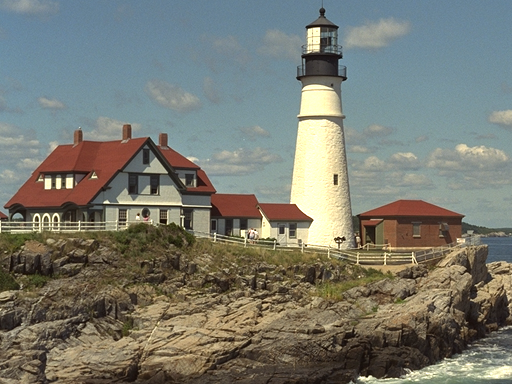
%> input picture SuperResolution/MultiFrameDeconv/I21.BMP, 512 x 384 px
$ octave Example.m   (GNU Octave 9; MATLAB toolbox functions it lacks are replaced by stand-ins)
%> lines starting %> are read from the running program, lines starting %| are printed output that depends on the picture
### SuperResolution/MultiFrameDeconv/MCRestoration.m
function [U H report] = MCRestoration(G,h,hstar)
% Multi-channel restoration.
% Input:
%  G: motion blurred image group;
%  h: blur kernel size;
%  hstar: latent PSFs;
%  U: deconvolved image;
%  H: deconvolved PSFs.

parameters;


srf = PAR.srf;

% number of input images
P = length(G);

% generate sensor PSF
if srf > 1
    [d is] = decmat(srf,[1 1],'o');
    spsf = full(unvec(d,is));
else
    spsf = [1];
end

% get the size (rectangular support) of blurs
if isempty(h)
    h = [3 3]; %default size of PSFs
end
if iscell(h)
  hsize = size(h{1});
else
  hsize = h;
end

if ~exist('hstar','var')
    hstar  = [];
end
if iscell(hstar)
    hstar = reshape(cell2mat(hstar),size(hstar{1},1),size(hstar{1},2),length(hstar));
end

% Perform gamma correction
if gamma_corr ~= 1
    G = gammaCorr(G,gamma_corr);
end

%%% Register G
%%% ***********************************************
% using phase correlation in small windows
if doRegistration
    disp('Registering...');
    [G] = registration(G,blocks);
    disp('Done.');
end

% normalize images
[G, norm_m, norm_v] = normimg(G);


H = cell(1,P);
%%% PSF estimation
%%% ***********************************************
if doPSFEstimation
disp('Estimating PSFs...');

L = MSlevels;
if (L<1)
    L = 1;
end
sr = [ maxROIsize(1)./(2.^(L-1:-1:0).'), maxROIsize(2)./(2.^(L-1:-1:0).')];

s = zeros(L,2);
s(1,:) = sr(1,:);
for i=2:L
    s(i,:) = 2*s(i-1,:) + 4;
end
% select ROI, on which PSF is calculated
ROI = cell(1,L);
hstarP = cell(1,L);

shift = [0 0];
ROI{L} = getROI(G,sr(L,:),shift);
if ~isempty(hstar)
    hstarP{L} = hstar;
end
for i = L-1:-1:1
    ROI{i} = imresize(ROI{i+1},0.5);
    if ~isempty(hstar)
        hstarP{i} = imresize(hstarP{i+1},0.5);
    end
end
% SR factor for downsampled images does not make sense, set it to one
% do SR if requested only on the finest scale
srf_list = ones(1,L); srf_list(L) = srf;
% initial PSF size and set them to delta functions
hsize = ceil(hsize/2^(L-1));
cen = (hsize+1)/2;
for i=1:P
    hi(:,:,i) = initblur(hsize,cen,[1 1]);
end
h = zeros([hsize P]);
% main loop
report.ms = cell(1,L);
for i = 1:L
    disp(['hsize: ',num2str(size(hi))]);
    PAR.srf = srf_list(i);
    if PAR.srf == 1
        PAR.spsf = [1];
    else
        PAR.spsf = spsf;
    end
    hi = P*hi/sum(hi(:));

    [h u report.ms{i}] = PSFestimaL(ROI{i},hi,PAR,hstarP{i});
    hi = imresize(h,2,'lanczos3');
end

hsize = [size(h,1),size(h,2)];
h = reshape(mat2cell(h,size(h,1),size(h,2),ones(1,P)),1,P);

disp('Done.');
end
% End of PSF estimation code

%%
% If no blurs are provided (h is empty or contains only the PSF size),
% then estimate the blurs as shifted delta functions
%
if ~iscell(h)
  disp(['Setting size of H to ',num2str(hsize(1)),'x',num2str(hsize(2))]);
  disp(['Initializing H to Dirac pulses at ...']);

  %% using optical flow with upwind scheme discretization
  for k = 1:P
     dcH(k,:) = srf*motionestuw(G{1},G{k});
  end
  if sum(ceil(max(dcH)-min(dcH)+1) > hsize)
    warning('BSR:warn','Positions out of bounds. Size of blurs is probably too small.');
    warning('BSR:warn',['Increasing the blur size to',num2str(ceil(max(dcH)-min(dcH)+1))]);
    hsize = ceil(max(dcH)-min(dcH)+1);
  end
  cc = (hsize+1)/2 - (max(dcH) + min(dcH))/2;
  dcH = (dcH+repmat(cc,P,1));
  disp(dcH);
  % dcH contains the translation vectors

  for k = 1:P
      % we should handle non-integer shifts correctly
      % initblur takes care of it
      H{k} = initblur(hsize,dcH(k,:),[1 1]);
  end
  % if blurs are provided impose PSF constraints
  % note: imposing constraint inside fftCGSRaL, not necessary here
else
  disp('Imposing constraints on H');
  H = hConstr(h);
  %H = h;
end


%% Run nonblind deconvolution
% augmented Lagrangian method
U = fftCGSRaL(G,H,PAR);

% denormalized th result
U = U*norm_v + norm_m;

% apply gamma
if gamma_corr ~= 1
    % just a precaution; get rid of negative values
    U(U<0) = 0;
    U = U.^(1/gamma_corr);
end

report.par = PAR;

end

% [6 lines left out: function gammaCorr, not called in this run]

function R = getROI(G,win,shift)
isize = size(G{1});
gsize = isize(1:2);
P = length(G);
if size(G{1},3) > 1
    cind = 2; %green channel
else
    cind = 1;
end
% if the window size is larger then the image size, set win=isize.
if sum((gsize-win)<0)
    win = gsize;
    shift = 0;
end
R = zeros([win,P]);
margin = floor((gsize-win)/2) + shift;
for p=1:length(G)
    R(:,:,p) = G{p}(margin(1)+(1:win(1)),margin(2)+(1:win(2)),cind);
end
end

% [5 lines left out: function crop, not called in this run]

### SuperResolution/MultiFrameDeconv/normimg.m
function [I m v] = normimg(G)

% Normalize images in G
%
% I = normimg(G)
%
% G ... cell array; input images
%
% normalize the input images so that mean is zero and variance is 1
%

I = cell(size(G));
%m = mean(vec([G{:}]));
m = zeros(1,length(G));
%v = zeros(1,length(G));
for i=1:numel(G)
  m(i) = mean(G{i}(:));
  I{i} = double(G{i}) - m(i);
end
v = sqrt(var(vec([I{:}])));
for i=1:numel(G)
  %v(i) = sqrt(var(I{i}(:)));
  I{i} = I{i}/v;
end
% get the index of the image with the smallest intensity
% and return its mean and variance, which can be used to
% do denormalization; this guarantees that the demormalized image will be
% always positive if input G was positive
minv = zeros(1,length(I));
for i=1:numel(I)
    minv(i) = min(I{i}(:));
end
i = find(minv == min(minv),1);
m = m(i);
%v = v(i);

### SuperResolution/MultiFrameDeconv/vec.m
function d = vec(image);
%
% Vectorize matrix "image"
%
% d = vec(image)
%

i = prod(size(image));
d = reshape(image,i,1);

### SuperResolution/MultiFrameDeconv/initblur.m
function [h] = initblur(s,d,hw)
%
% Calculate rectangular mask of size hw=[h w] shifted by vector d in
% a window of size s
%

if length(s) == 1
    s = [s s];
end
if length(hw) == 1
    hw = [hw hw];
end
sh = s;
center = [-0.5 -0.5]+d;
hr = diff(fpulse([0:sh(2)-1; 1:sh(2)],center(2),hw(2)));
if sum(hr) == 0
    if fpulse(1,center(2),hw(2)) > 0
        hr(1) = 1;
    else
        hr(end) = 1;
    end
end
hc = diff(fpulse([0:sh(1)-1; 1:sh(1)],center(1),hw(1))).';
if sum(hc) == 0
    if fpulse(1,center(1),hw(1)) > 0
        hc(1) = 1;
    else
        hc(end) = 1;
    end
end
h = hc*hr;
h = h/sum(h(:));
end

% evaluate the integral of the pulse fce
function y = fpulse(i,c,w)
y = zeros(size(i));
i = i-c;
mz = i >= 0;
mw = (i <= w/2) & (i > -w/2);
y(mw) = i(mw)/w;
y(mz & ~mw) = 0.5;
y(~mz & ~mw) = -0.5;
end

% evaluate the pulse function
% [6 lines left out: function pulse, not called in this run]

### SuperResolution/MultiFrameDeconv/asetupLnormPrior.m
function P = asetupLnormPrior(q,alpha,beta)

switch q
    case 1
        v_star = 0;
        u_star = alpha/beta;
    case 0
        v_star = sqrt(2*alpha/beta);
        u_star = sqrt(2*alpha/beta);
    otherwise % for 0<q<1
        leftmarker = fzero( @(v) -v+alpha/beta*v^(q-1)*(1-q)*q, [eps 10]);
        v_star = fzero( @(v) -0.5*v^2+alpha/beta*v^q*(1-q), [leftmarker 10]);
        u_star = v_star + alpha/beta*q*v_star^(q-1);

end
P.fh = @(x,nx) aLn(x,nx,u_star,u_star-v_star);


### SuperResolution/MultiFrameDeconv/fftLapR2matrix.m
function R = fftLapR2matrix(G, hsize, scale, DM)
%
%
% R = fftLapR2matrix(g, hsize, scale,DM)
%
% Create R matrix for the partial-data case according to
% Harikumar-Bresler's article in IEEE Trans. Image Proces. 8 (1999)
% with FFT to speed up the calculation and
% with upsampling extension if parameters DT, osize are specified.
%
% In addition Laplacian of G is used to construct R!!!.
%
% We use this matrix in the blur consistency regularization term.
%
% input:
% g ... cell array; blurred images (format: {image1, image2, ...} )
% hsize ... 1x2 vector; size of blurs [y,x]
% DT ... matrix; decimation matrix (optional)
% osize ... 1x2 vector; [y,x] output size of the decimation operation (optional);
%                   y*x = size(DT,1)
%
% output:
% R ... matrix R
%
% note: Construction of this matrix is described in Sroubek, Flusser,
% IEEE Trans. Image Proces. 12 (2003). (R = Z' * Z)

% % written by Filip Sroubek (C) 2006

P = size(G,3);
% if scaling defined perform upsampling
if nargin > 2 && scale > 1
    %FG = conj(repmat(fft2(G),[scale scale 1]));
    %FG = repmat(fft2(DM,size(FG,1),size(FG,2)),[1 1 P]).*FG;
    %margin = size(DM)-1;

    FG = conj(fft2(iminterp2(G,scale)));
    margin = [0 0];

    % [4 lines of commented-out code are left out]
else
    FG = conj(fft2(G));
    margin = [0 0];
end
FG = repmat(conj(fft2([0 0; 0 1],size(FG,1),size(FG,2))),[1 1 P]).*FG;
L = [0 -1 0; -1 4 -1; 0 -1 0]/4;
FL = repmat(fft2(L,size(FG,1),size(FG,2)),[1 1 P]);
FG = FG.*FL;
margin = margin+2;

G = real(ifft2(FG));
for i=1:P
    G(:,:,i) = fliplr(flipud(G(:,:,i)));
end
N = prod(hsize);

% construction of matrix R = Z'*Z
R = zeros(N*P);
for i = 1:P
%  i
  r = localr2matrix(i,i,hsize,margin,G,FG);
  for k = [1:i-1, i+1:P]
    R(N*(k-1)+1:N*k,N*(k-1)+1:N*k) = R(N*(k-1)+1:N*k,N*(k-1)+1:N*k) + r;
  end
  for j = i+1:P
%    j
    r = -localr2matrix(i,j,hsize,margin,G,FG);
    R(N*(i-1)+1:N*i,N*(j-1)+1:N*j) = r;
    R(N*(j-1)+1:N*j,N*(i-1)+1:N*i) = r.';
  end
end

if nargin > 2 && scale > 1
    %R = D.'*R*D;
end

end


% [28 lines left out: functions localr2matrix, gendecmat, not called in this run]

### SuperResolution/MultiFrameDeconv/parameters.m
%% Understading the parameters
% The algorithm runs in three steps: (1) registation, (2) PSFs (h) estimation and (3) final
% image (u) deconvolution
%
% Step (1) estimates parameters of an affine transform using the block-based phase
% correlation method.
%
% Step (2) is iterative (with maxiter iterations) and alternates between
% min_u and min_h. It uses only a central section of the input images (maxROIsize)
% and can be multiscale (MSlevels)
%
% min_u and min_h are iterative with maximum of maxiter_u and maxiter_h
% iterations or stop earlier if the relative change is less than ccreltol
%
% The optimization tasks min_u and min_h are:
% min_u gamma/2 | Hu - g |^2 + alpha_u*PHI(vx,vy) + beta_u/2*| Dx u - vx -
% ax|^2 + beta_u/2*|Dy u - vy - ay |^2
%
% min_h gamma/2 | Uh - g |^2 + lambda/2*(h^T R h) + alpha_h*PSI(w) +
% beta_h/2*| h - w - b |^2
%
% Note that gamma depends on noise: 10dB -> 1e1, 20dB -> 1e2, etc.
% However in step (2) I always set gamma=1e1 (or 1e2) and in step (3) (see below)
% I use the gamma corresponding to the noise level.
%
% Step (3) uses estimated PSFs in step (2) to perform deconvolution on
% the whole image. It performs min_u with parameters gamma_nonblind and
% beta_u_nonblind instead of gamma and beta_u.
%
% Note: You can try to replace in MCrestoration PSFestimaL with PSFestimaLnoRgrad
% function. A relatively slow calculation of matrix R will not be done and
% min_h will be much faster. It works well, but you must use multiscale
% approach and I also multiply gamma by 1.5 after each iteration in step (2).


%% registation parameters
% perform registration flag {0,1}
doRegistration = 0;
% the number of non-overlapping blocks used in registration
blocks = [6 6];
% gamma correction (if =1 no correction)
gamma_corr = 1; %2.2;

%% PSF estimation parameters
% perform PSF estimation flag {0,1}
doPSFEstimation = 1;
% size of the image central section, where PSF estimation will be calculated
maxROIsize = [256 256]; %[ 256 256 ];
% multiscale levels {1,2,..} (if =1 do not use hierachical approach)
MSlevels = 1;

%% parameters
PAR.verbose = 2; %{0 = no messages,1 = text messages,2 = text and graphs}

% common parameters to both PSF and image estimation
% data term weight gamma
PAR.gamma = 1e1;%1e1;
% which Lp norm to use
PAR.Lp = 1;
% Rel. tolerance uzed by CG minimizer
PAR.reltol = 1e-4;
% SR factor {1,2,3,...}
PAR.srf = 1;

% PSFs estimation
PAR.beta_h = 1e5*PAR.gamma;
PAR.alpha_h = 1;
% multichannel R weight lambda
PAR.lambda = 1e3*PAR.gamma; %%%%

% image estimation
PAR.beta_u = 1e-1*PAR.gamma;
PAR.alpha_u = 1;

% non-blind image estimation (final u-step)
% gamma_nonblind will be used at the end by the final u-step on
% the full image (optional)
PAR.gamma_nonblind = 1e3*PAR.gamma;
PAR.beta_u_nonblind = 1e-1*PAR.gamma_nonblind;


% number of iterations
PAR.maxiter_u = 10;
PAR.maxiter_h = 10;
PAR.maxiter = 10;
PAR.ccreltol = 1e-3;

### SuperResolution/MultiFrameDeconv/Example.m
% This is a simulated example showing how to run the algorithm described
% in paper "Deconvolving PSFs for A Better Motion Deblurring using
% Multiple Images", ECCV 2012.
% Authors: Xiang Zhu, Filip Sroubek, Peyman Milanfar
%
% Written by Filip Sroubek and Xiang Zhu.
% All rights reserved.

% Load latent image and PSFs.
load kernel_data
im = imread('I21.bmp');
%> im is the input picture: size 384x512x3 uint8; mean R, G, B 120.8, 122.1, 112.3
im = im(1:end,65:end-64,:);  % Crop the image.
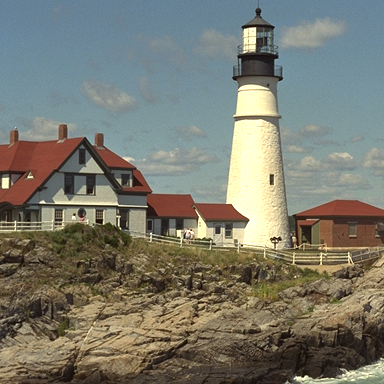
%> im: size 384x384x3 uint8; mean R, G, B 122.2, 122.1, 110.8

% Add Gaussian noise.
sigma = 2;
randn('state',1);
im1 = imfilter(double(im),h{1},'same','conv')+sigma*randn(size(im));
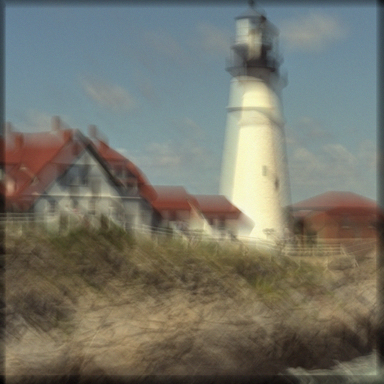
%> im1: size 384x384x3 double; mean R, G, B 119.3, 119, 107.7; drawn with min black and max white
im2 = imfilter(double(im),h{2},'same','conv')+sigma*randn(size(im));
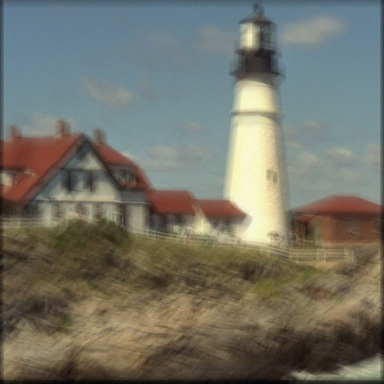
%> im2: size 384x384x3 double; mean R, G, B 120.4, 120.1, 108.7; drawn with min black and max white
im1 = im1(11:end-10,11:end-10,:);
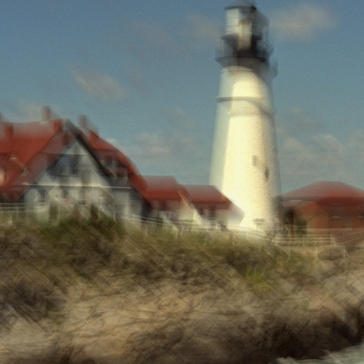
%> im1: size 364x364x3 double; mean R, G, B 123.9, 123.2, 110.7; drawn with min black and max white
im2 = im2(11:end-10,11:end-10,:);
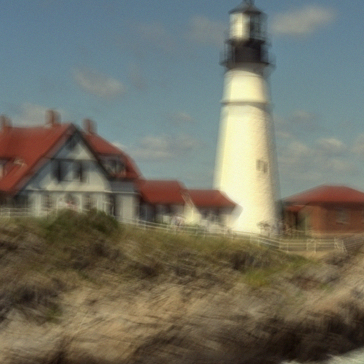
%> im2: size 364x364x3 double; mean R, G, B 123.9, 123, 110.6; drawn with min black and max white

% Estimate kernels from Y channel.
im1g = rgb2gray(im1/255)*255;
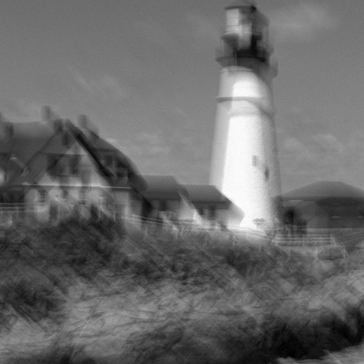
%> im1g: size 364x364 double; min 27.61, max 255, mean 122; drawn with min black and max white
im2g = rgb2gray(im2/255)*255;
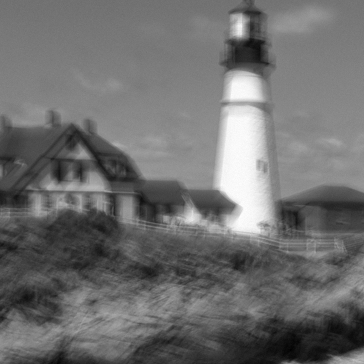
%> im2g: size 364x364 double; min 19.89, max 255.2, mean 121.9; drawn with min black and max white
% Input image group, which may contain more than 2 images
ims_input = {im1g,im2g};
%> ims_input = 2 items
h_size = 27;

% Preliminary PSF estimation.
[im_output1, h_init] = MCRestoration(ims_input, h_size);
%> after the loop in normimg, `for i=1:numel(G)`: m = [122 121.9]
%> in vec, `i = prod(size(image));`: i = 264992
%> in normimg, `v = sqrt(var(vec([I{:}])));`: v = 39.36
%> the loop in normimg, `for i=1:numel(I)` made 2 passes
%> after the loop in normimg, `for i=1:numel(I)`: minv = [-2.4 -2.59]
%> in normimg, `i = find(minv == min(minv),1);`: i = 2
%> in normimg, `m = m(i);`: m = 121.9
%> in MCRestoration, `[G, norm_m, norm_v] = normimg(G);`: G = 2 items; norm_m = 121.9; norm_v = 39.36
%> in getROI, `isize = size(G{1});`: isize = [364 364]
%> in getROI, `P = length(G);`: P = 2
%> in getROI, `margin = floor((gsize-win)/2) + shift;`: margin = [54 54]
%> the loop in getROI, `for p=1:length(G)` made 2 passes
%> after the loop in MCRestoration, `for i = L-1:-1:1`: ROI = 1 item; hstarP = {[]}
%> the run ends on the next line
